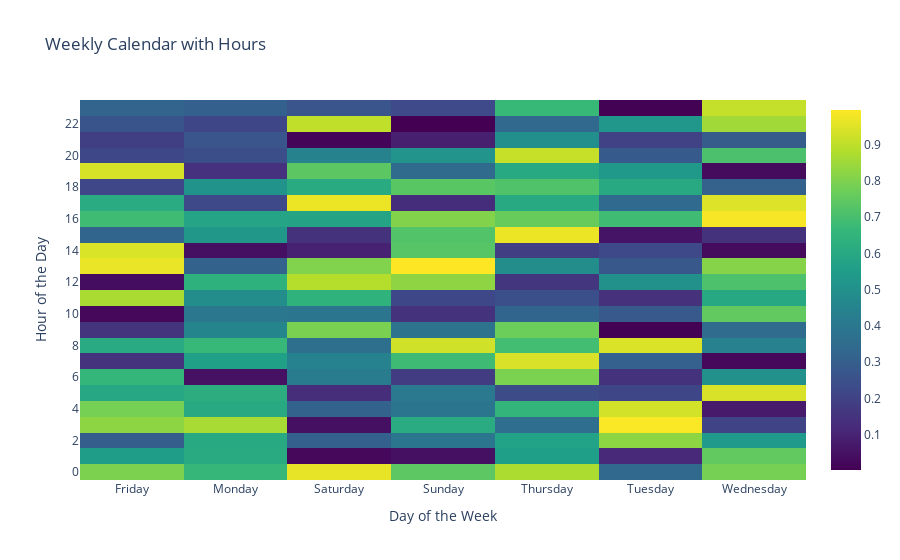

Notebook code for this chart:
### Code cell


### Figure 1 — Plotly figure (JSON) as saved in the notebook; plotly's stock layout.template omitted (floating-point values rounded to 4 significant figures; data arrays with more than 128 entries replaced by an {"elided": "..."} marker saying what was removed)
{"data": [{"colorscale": [[0, "#440154"], [0.1111, "#482878"], [0.2222, "#3e4989"], [0.3333, "#31688e"], [0.4444, "#26828e"], [0.5556, "#1f9e89"], [0.6667, "#35b779"], [0.7778, "#6ece58"], [0.8889, "#b5de2b"], [1, "#fde725"]], "type": "heatmap", "x": ["Friday", "Monday", "Saturday", "Sunday", "Thursday", "Tuesday", "Wednesday"], "y": [0, 1, 2, 3, 4, 5, 6, 7, 8, 9, 10, 11, 12, 13, 14, 15, 16, 17, 18, 19, 20, 21, 22, 23], "z": {"elided": "24x7 float values"}}], "layout": {"title": {"text": "Weekly Calendar with Hours"}, "xaxis": {"nticks": 7, "title": {"text": "Day of the Week"}}, "yaxis": {"nticks": 24, "title": {"text": "Hour of the Day"}}}}
